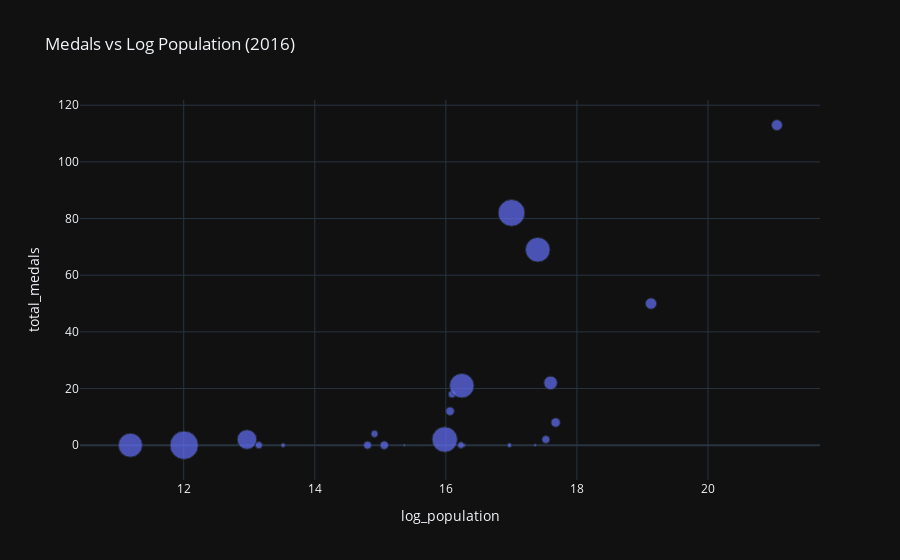

Here is the notebook cell this chart was saved with:
### Markdown cell above
## Medals vs Population (log scale)

### Code cell
fig = px.scatter(
    df_year,
    x='log_population',
    y='total_medals',
    size='gdp_per_capita',
    hover_name='NOC',
    title=f"Medals vs Log Population ({year_selected})",
)

fig.show()

### Figure 1 — Plotly figure (JSON) as saved in the notebook; plotly's stock layout.template omitted (floating-point values rounded to 4 significant figures)
{"data": [{"hovertemplate": "<b>%{hovertext}</b><br><br>log_population=%{x}<br>total_medals=%{y}<br>gdp_per_capita=%{marker.size}<extra></extra>", "hovertext": ["AFG", "ALB", "AND", "ARG", "ARM", "AUS", "AUT", "AZE", "BDI", "BEL", "BEN", "BIH", "BLR", "BOL", "BRA", "BRN", "CAF", "CAN", "CHI", "CHN", "CMR", "COL", "COM", "CPV", "ALG"], "legendgroup": "", "marker": {"color": "#636efa", "size": [522.1, 4458.0, 40130.0, 12700.0, 3524.0, 50080.0, 45060.0, 3881.0, 232.9, 41850.0, 1011.0, 4929.0, 5040.0, 3036.0, 8836.0, 26660.0, 387.2, 42310.0, 55950.0, 8255.0, 1442.0, 5960.0, 1365.0, 3609.0, 4425.0], "sizemode": "area", "sizeref": 139.9, "symbol": "circle"}, "mode": "markers", "name": "", "orientation": "v", "showlegend": false, "x": [17.36, 14.8, 11.19, 17.6, 14.91, 17.0, 15.98, 16.09, 16.23, 16.24, 16.27, 15.06, 16.06, 16.23, 19.13, 12.97, 15.37, 17.4, 12.01, 21.05, 16.97, 17.67, 13.52, 13.15, 17.53], "xaxis": "x", "y": [0.0, 0.0, 0.0, 22.0, 4.0, 82.0, 2.0, 18.0, 1.0, 21.0, 0.0, 0.0, 12.0, 0.0, 50.0, 2.0, 0.0, 69.0, 0.0, 113.0, 0.0, 8.0, 0.0, 0.0, 2.0], "yaxis": "y", "type": "scatter"}], "layout": {"xaxis": {"anchor": "y", "domain": [0.0, 1.0], "title": {"text": "log_population"}}, "yaxis": {"anchor": "x", "domain": [0.0, 1.0], "title": {"text": "total_medals"}}, "legend": {"tracegroupgap": 0, "itemsizing": "constant"}, "title": {"text": "Medals vs Log Population (2016)"}}}
